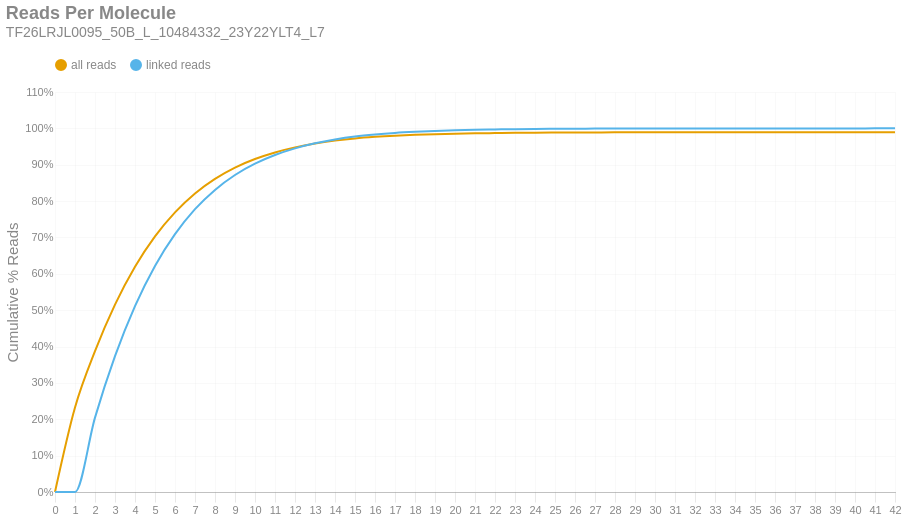

The notebook cell this image was saved under:
### Markdown cell above
### Reads per Molecule
This chart shows the cumulative distribution of the number of reads per linked molecule. That is, how many alignments are associated with a unique molecule. This excludes the number of reads associated with invalid or absent linked-read barcodes. The `linked` histogram is the percentages recalculated when disregarding singletons.

### Code cell
if SKIPLR:
    print_html(f"Skipped")
else:
    counts = np.bincount(valids['reads'].cast(pl.Int64).to_numpy())
    weighted = counts * np.arange(len(counts))
    all_perc = weighted / n_reads
    linked_perc = weighted / n_linked_reads
    linked_perc[1] = 0
    binned_df = pl.DataFrame({
        'readsper': list(range(len(counts))),
        'all reads (cumsum)': np.cumsum(all_perc).tolist(),
        'linked reads (cumsum)': np.cumsum(linked_perc).tolist(),
    })

    with SafeRender(binned_df):
        (
            density_plot(binned_df, 'Reads Per Molecule', samplename, 'readspmol')
            .encode(
                x=alt.X('readsper:O', title=None).axis(labelAngle=0).scale(padding=0),
                y=alt.Y('value:Q', title='Cumulative % Reads').axis(format='%').stack(False),
                color=alt.Color("key:N").scale(domain=["all reads", "linked reads"]),
                tooltip=[
                    alt.Tooltip("key:N", title="Data Type"),
                    alt.Tooltip("readsper:O", title="Reads Per Molecule"),
                    alt.Tooltip("value:Q", format=".2%", title="% Reads (Cum.)")
                ]            
            )
        ).display()

### Figure 1 — Vega-Lite specification as saved in the notebook (floating-point values rounded to 4 significant figures)
{"width": "container", "height": 400, "config": {"title": {"anchor": "start", "dy": -15, "fontSize": 18, "color": "#888888", "subtitleColor": "#888888", "subtitleFontSize": 14}, "arc": {"fill": "#0072B2"}, "axis": {"domainColor": "#888888", "domainWidth": 0.5, "gridWidth": 0.2, "grid": false, "titleFontWeight": 400, "titleFontSize": 15, "labelFontSize": 11, "labelColor": "#888888", "tickColor": "#888888", "tickWidth": 0.2, "titleColor": "#888888"}, "axisBand": {"grid": false}, "axisX": {"grid": true, "tickSize": 10, "domainCap": "round"}, "axisY": {"domain": false, "grid": true, "tickSize": 0, "domainCap": "round"}, "background": "transparent", "header": {"labelFontSize": 15, "labelColor": "#888888", "titleFontSize": 15, "titleFontWeight": 600, "titleColor": "#888888"}, "legend": {"labelFont": "sans-serif", "labelFontSize": 12, "labelColor": "#888888", "symbolSize": 100, "symbolType": "circle", "titleFontSize": 12, "titlePadding": 10, "titleColor": "#888888", "title": null, "orient": "top"}, "range": {"category": ["#E69F00", "#56B4E9", "#009E73", "#F0E442", "#0072B2", "#D55E00", "#CC79A7", "#000000"], "diverging": ["#cfe8f3", "#a2d4ec", "#73bfe2", "#46abdb", "#1696d2", "#12719e"]}, "area": {"fill": "#0072B2", "fillOpacity": 0.7, "line": true, "strokeOpacity": 0.7}, "line": {"color": "#0072B2", "stroke": "#0072B2", "strokeWidth": 2}, "trail": {"color": "#0072B2", "stroke": "#0072B2", "strokeWidth": 0, "size": 1}, "point": {"filled": true, "fillOpacity": 1.0, "size": 95}, "text": {"color": "#888888", "fontSize": 11, "align": "right", "fontWeight": 400, "size": 11}, "bar": {"fill": "#0072B2", "stroke": null}, "view": {"stroke": null, "continuousWidth": 660, "continuousHeight": 400}}, "data": {"name": "data-e7b1399befab8bf090f55ddcca396ff9"}, "mark": {"type": "line", "interpolate": "monotone", "point": {"opacity": 0, "size": 275}}, "encoding": {"color": {"field": "key", "scale": {"domain": ["all reads", "linked reads"]}, "type": "nominal"}, "tooltip": [{"field": "key", "title": "Data Type", "type": "nominal"}, {"field": "readsper", "title": "Reads Per Molecule", "type": "ordinal"}, {"field": "value", "format": ".2%", "title": "% Reads (Cum.)", "type": "quantitative"}], "x": {"axis": {"labelAngle": 0}, "field": "readsper", "scale": {"padding": 0}, "title": null, "type": "ordinal"}, "y": {"axis": {"format": "%"}, "field": "value", "stack": false, "title": "Cumulative % Reads", "type": "quantitative"}}, "params": [{"name": "param_c36ac31b6afebe62", "select": {"type": "point", "fields": ["key"]}, "bind": "legend"}], "title": {"text": "Reads Per Molecule", "subtitle": "TF26LRJL0095_50B_L_10484332_23Y22YLT4_L7"}, "transform": [{"fold": ["all reads (cumsum)", "linked reads (cumsum)"]}, {"calculate": "replace(datum.key, ' (cumsum)', '')", "as": "key"}, {"filter": {"param": "param_c36ac31b6afebe62"}}], "usermeta": {"embedOptions": {"downloadFileName": "TF26LRJL0095_50B_L_10484332_23Y22YLT4_L7.readspmol"}}, "$schema": "https://vega.github.io/schema/vega-lite/v6.4.1.json", "datasets": {"data-e7b1399befab8bf090f55ddcca396ff9": [{"readsper": 0, "all reads (cumsum)": 0.0, "linked reads (cumsum)": 0.0}, {"readsper": 1, "all reads (cumsum)": 0.2324, "linked reads (cumsum)": 0.0}, {"readsper": 2, "all reads (cumsum)": 0.3873, "linked reads (cumsum)": 0.2046}, {"readsper": 3, "all reads (cumsum)": 0.5153, "linked reads (cumsum)": 0.3737}, {"readsper": 4, "all reads (cumsum)": 0.6195, "linked reads (cumsum)": 0.5113}, {"readsper": 5, "all reads (cumsum)": 0.703, "linked reads (cumsum)": 0.6217}, {"readsper": 6, "all reads (cumsum)": 0.7691, "linked reads (cumsum)": 0.709}, {"readsper": 7, "all reads (cumsum)": 0.8211, "linked reads (cumsum)": 0.7778}, {"readsper": 8, "all reads (cumsum)": 0.8612, "linked reads (cumsum)": 0.8308}, {"readsper": 9, "all reads (cumsum)": 0.8923, "linked reads (cumsum)": 0.8718}, {"readsper": 10, "all reads (cumsum)": 0.9158, "linked reads (cumsum)": 0.9029}, {"readsper": 11, "all reads (cumsum)": 0.9338, "linked reads (cumsum)": 0.9267}, {"readsper": 12, "all reads (cumsum)": 0.9477, "linked reads (cumsum)": 0.945}, {"readsper": 13, "all reads (cumsum)": 0.9583, "linked reads (cumsum)": 0.959}, {"readsper": 14, "all reads (cumsum)": 0.9663, "linked reads (cumsum)": 0.9696}, {"readsper": 15, "all reads (cumsum)": 0.9724, "linked reads (cumsum)": 0.9776}, {"readsper": 16, "all reads (cumsum)": 0.9766, "linked reads (cumsum)": 0.9833}, {"readsper": 17, "all reads (cumsum)": 0.9798, "linked reads (cumsum)": 0.9875}, {"readsper": 18, "all reads (cumsum)": 0.9822, "linked reads (cumsum)": 0.9905}, {"readsper": 19, "all reads (cumsum)": 0.984, "linked reads (cumsum)": 0.993}, {"readsper": 20, "all reads (cumsum)": 0.9854, "linked reads (cumsum)": 0.9948}, {"readsper": 21, "all reads (cumsum)": 0.9863, "linked reads (cumsum)": 0.9961}, {"readsper": 22, "all reads (cumsum)": 0.987, "linked reads (cumsum)": 0.997}, {"readsper": 23, "all reads (cumsum)": 0.9877, "linked reads (cumsum)": 0.9978}, {"readsper": 24, "all reads (cumsum)": 0.9881, "linked reads (cumsum)": 0.9984}, {"readsper": 25, "all reads (cumsum)": 0.9884, "linked reads (cumsum)": 0.9988}, {"readsper": 26, "all reads (cumsum)": 0.9887, "linked reads (cumsum)": 0.9992}, {"readsper": 27, "all reads (cumsum)": 0.9888, "linked reads (cumsum)": 0.9993}, {"readsper": 28, "all reads (cumsum)": 0.989, "linked reads (cumsum)": 0.9996}, {"readsper": 29, "all reads (cumsum)": 0.9891, "linked reads (cumsum)": 0.9997}, {"readsper": 30, "all reads (cumsum)": 0.9892, "linked reads (cumsum)": 0.9998}, {"readsper": 31, "all reads (cumsum)": 0.9892, "linked reads (cumsum)": 0.9999}, {"readsper": 32, "all reads (cumsum)": 0.9892, "linked reads (cumsum)": 0.9999}, {"readsper": 33, "all reads (cumsum)": 0.9892, "linked reads (cumsum)": 0.9999}, {"readsper": 34, "all reads (cumsum)": 0.9893, "linked reads (cumsum)": 1.0}, {"readsper": 35, "all reads (cumsum)": 0.9893, "linked reads (cumsum)": 1.0}, {"readsper": 36, "all reads (cumsum)": 0.9893, "linked reads (cumsum)": 1.0}, {"readsper": 37, "all reads (cumsum)": 0.9893, "linked reads (cumsum)": 1.0}, {"readsper": 38, "all reads (cumsum)": 0.9893, "linked reads (cumsum)": 1.0}, {"readsper": 39, "all reads (cumsum)": 0.9893, "linked reads (cumsum)": 1.0}, {"readsper": 40, "all reads (cumsum)": 0.9893, "linked reads (cumsum)": 1.0}, {"readsper": 41, "all reads (cumsum)": 0.9893, "linked reads (cumsum)": 1.0}, {"readsper": 42, "all reads (cumsum)": 0.9893, "linked reads (cumsum)": 1.0}]}}
